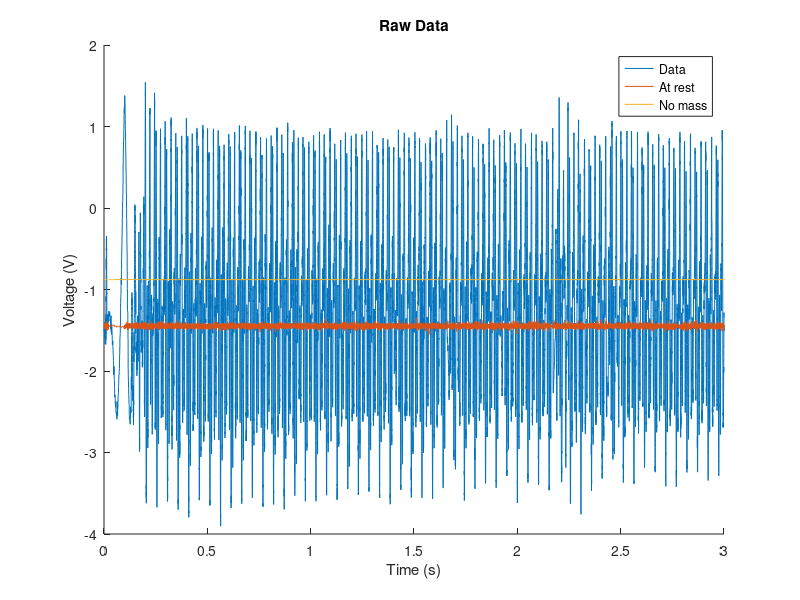
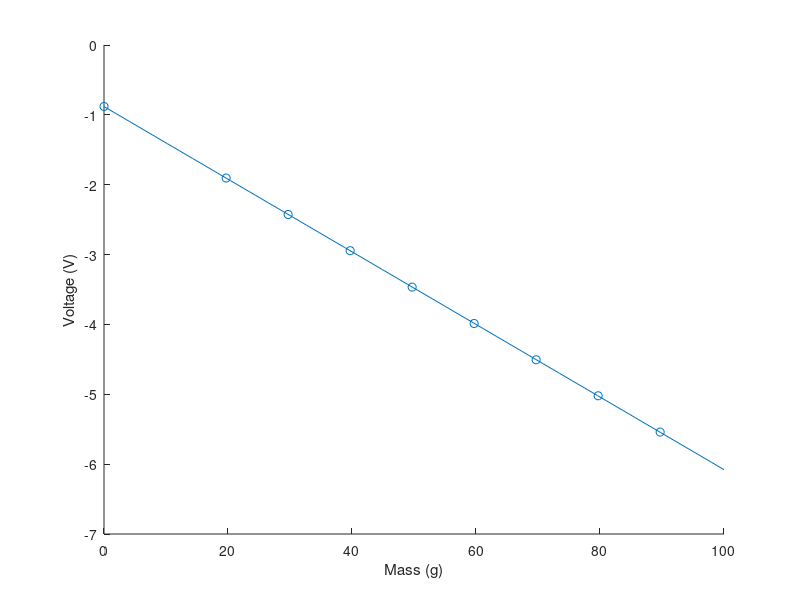
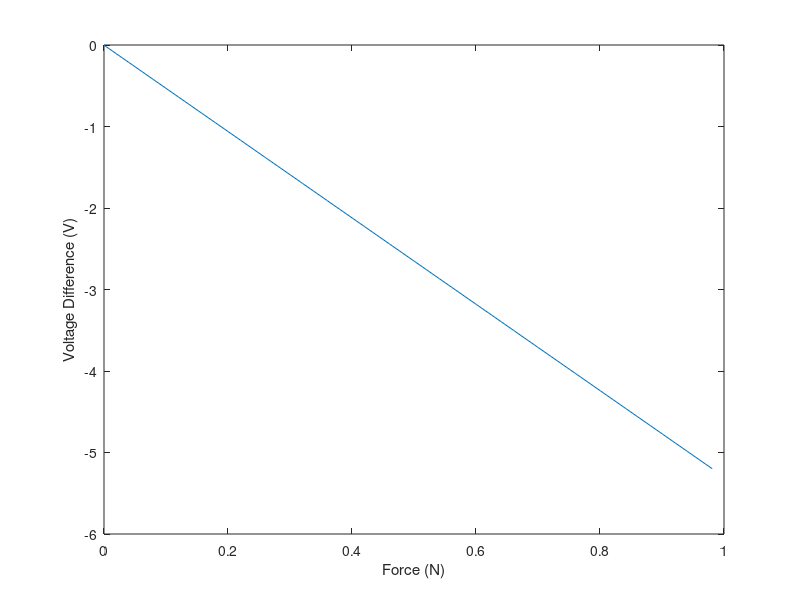
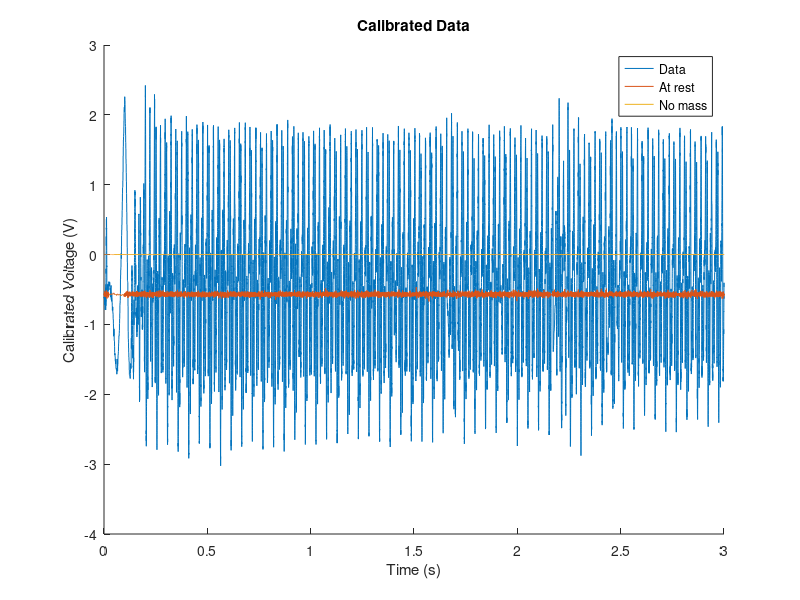

Recreate these plots in MATLAB, in order.
load('data_11_13_24.mat')

close all

figure(1)
hold on
plot(tout, whole_wing_12v_11_13_24.signals.values, 'DisplayName', 'Data');
plot(tout, no_flapping_11_13_24.signals.values, 'DisplayName', 'At rest');
plot(tout, mass_0g_11_13_24.signals.values, 'DisplayName', 'No mass');

legend
xlabel("Time (s)");
ylabel("Voltage (V)");
title("Raw Data");

calibration_data = [0 mean(mass_0g_11_13_24.signals.values);
    19.7 mean(mass_19_7g_11_13_24.signals.values);
    29.7 mean(mass_29_7g_11_13_24.signals.values);
    39.7 mean(mass_39_7g_11_13_24.signals.values);
    49.7 mean(mass_49_7g_11_13_24.signals.values);
    59.7 mean(mass_59_7g_11_13_24.signals.values);
    69.7 mean(mass_69_7g_11_13_24.signals.values);
    79.7 mean(mass_79_7g_11_13_24.signals.values);
    89.7 mean(mass_89_7g_11_13_24.signals.values);];

figure(2)
scatter(calibration_data(:,1), calibration_data(:,2));

coefficients = polyfit(calibration_data(:,1), calibration_data(:,2), 1);

xFit = linspace(0, 100, 50);
yFit = polyval(coefficients , xFit);
hold on
plot(xFit, yFit);

xlabel("Mass (g)");
ylabel("Voltage (V)");

g = 9.81; % m/s^2
volt_no_mass = mean(mass_0g_11_13_24.signals.values);

x_force = xFit / 1000 * 9.81;
y_adjusted = yFit - volt_no_mass;
figure(3)
plot(x_force, y_adjusted);

xlabel("Force (N)");
ylabel("Voltage Difference (V)");

figure(4)
hold on
plot(tout, whole_wing_12v_11_13_24.signals.values - volt_no_mass, 'DisplayName', 'Data');
plot(tout, no_flapping_11_13_24.signals.values - volt_no_mass, 'DisplayName', 'At rest');
plot(tout, mass_0g_11_13_24.signals.values - volt_no_mass, 'DisplayName', 'No mass');

legend
xlabel("Time (s)");
ylabel("Calibrated Voltage (V)");
title("Calibrated Data");

b = y_adjusted(1);
m = -1 * coefficients(1) * 1000 / 9.81;

figure(5)
hold on
plot(tout, (whole_wing_12v_11_13_24.signals.values - volt_no_mass - b) / m, 'DisplayName', 'Data');
plot(tout, (no_flapping_11_13_24.signals.values - volt_no_mass - b) / m, 'DisplayName', 'At rest');
plot(tout, (mass_0g_11_13_24.signals.values - volt_no_mass - b) / m, 'DisplayName', 'No mass');

legend
xlabel("Time (s)");
ylabel("Net Force on Load Cell (N)");
title("Force on Load Cell Over Time");

sine_input = 0.7 * sin(19.5 * 2 * pi * tout);

figure(6)
hold on
plot(tout, sine_input, 'DisplayName', 'Sine Input');
plot(tout, (whole_wing_12v_11_13_24.signals.values - volt_no_mass - b) / m, 'DisplayName', 'Data');

legend
xlabel("Time (s)");
title("Sine Input and Force");